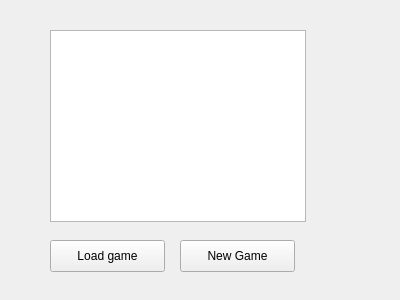
<?xml version="1.0" encoding="UTF-8"?>
<ui version="4.0">
 <class>LoadGamePopUp</class>
 <widget class="QWidget" name="LoadGamePopUp">
  <property name="geometry">
   <rect>
    <x>0</x>
    <y>0</y>
    <width>400</width>
    <height>300</height>
   </rect>
  </property>
  <property name="windowTitle">
   <string>Form</string>
  </property>
  <widget class="QPushButton" name="btnLoadGame">
   <property name="geometry">
    <rect>
     <x>50</x>
     <y>240</y>
     <width>115</width>
     <height>32</height>
    </rect>
   </property>
   <property name="text">
    <string>Load game</string>
   </property>
  </widget>
  <widget class="QListWidget" name="listLoadGames">
   <property name="geometry">
    <rect>
     <x>50</x>
     <y>30</y>
     <width>256</width>
     <height>192</height>
    </rect>
   </property>
   <property name="selectionBehavior">
    <enum>QAbstractItemView::SelectItems</enum>
   </property>
  </widget>
  <widget class="QPushButton" name="btnNewGame">
   <property name="geometry">
    <rect>
     <x>180</x>
     <y>240</y>
     <width>115</width>
     <height>32</height>
    </rect>
   </property>
   <property name="text">
    <string>New Game</string>
   </property>
  </widget>
 </widget>
 <resources/>
 <connections/>
</ui>
